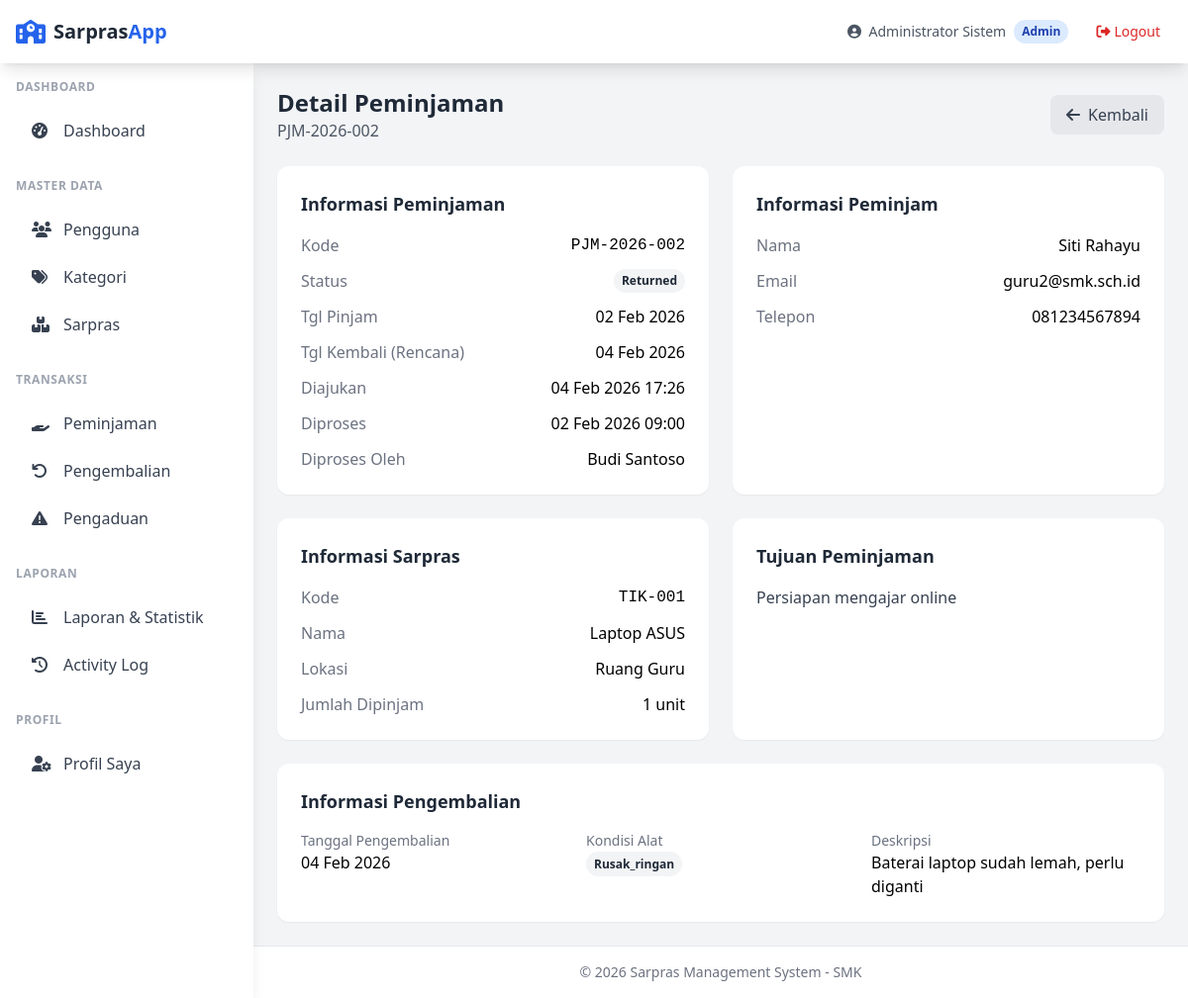
The page /admin/peminjaman/view.php?id=2 (signed in) on the database its author committed.
### tables this page shows
CREATE TABLE peminjaman (
    id INT AUTO_INCREMENT PRIMARY KEY,
    kode_peminjaman VARCHAR(50) NOT NULL UNIQUE,
    user_id INT NOT NULL,
    sarpras_id INT NOT NULL,
    jumlah INT NOT NULL DEFAULT 1,
    tgl_pinjam DATE NOT NULL,
    tgl_kembali_rencana DATE NOT NULL,
    tgl_kembali_aktual DATE,
    tujuan TEXT,
    status ENUM('pending', 'approved', 'rejected', 'active', 'returned', 'overdue') DEFAULT 'pending',
    catatan_admin TEXT,
    approved_by INT,
    approved_at TIMESTAMP NULL,
    created_at TIMESTAMP DEFAULT CURRENT_TIMESTAMP,
    updated_at TIMESTAMP DEFAULT CURRENT_TIMESTAMP ON UPDATE CURRENT_TIMESTAMP,
    FOREIGN KEY (user_id) REFERENCES users(id) ON DELETE RESTRICT,
    FOREIGN KEY (sarpras_id) REFERENCES sarpras(id) ON DELETE RESTRICT,
    FOREIGN KEY (approved_by) REFERENCES users(id) ON DELETE SET NULL
);

CREATE TABLE users (
    id INT AUTO_INCREMENT PRIMARY KEY,
    username VARCHAR(50) NOT NULL UNIQUE,
    password VARCHAR(255) NOT NULL,
    email VARCHAR(100),
    nama_lengkap VARCHAR(100) NOT NULL,
    role ENUM('admin', 'petugas', 'user') NOT NULL DEFAULT 'user',
    phone VARCHAR(20),
    created_at TIMESTAMP DEFAULT CURRENT_TIMESTAMP,
    updated_at TIMESTAMP DEFAULT CURRENT_TIMESTAMP ON UPDATE CURRENT_TIMESTAMP
);

CREATE TABLE sarpras (
    id INT AUTO_INCREMENT PRIMARY KEY,
    kode VARCHAR(50) NOT NULL UNIQUE,
    nama VARCHAR(150) NOT NULL,
    kategori_id INT NOT NULL,
    lokasi VARCHAR(100),
    deskripsi TEXT,
    jumlah_stok INT NOT NULL DEFAULT 0,
    kondisi ENUM('baik', 'rusak_ringan', 'rusak_berat') DEFAULT 'baik',
    foto VARCHAR(255),
    created_at TIMESTAMP DEFAULT CURRENT_TIMESTAMP,
    updated_at TIMESTAMP DEFAULT CURRENT_TIMESTAMP ON UPDATE CURRENT_TIMESTAMP,
    FOREIGN KEY (kategori_id) REFERENCES kategori_sarpras(id) ON DELETE RESTRICT
);

CREATE TABLE pengembalian (
    id INT AUTO_INCREMENT PRIMARY KEY,
    peminjaman_id INT NOT NULL,
    tgl_pengembalian DATE NOT NULL,
    kondisi_alat ENUM('baik', 'rusak_ringan', 'rusak_berat', 'hilang') NOT NULL,
    deskripsi_kerusakan TEXT,
    foto_pengembalian VARCHAR(255),
    catatan_petugas TEXT,
    processed_by INT,
    created_at TIMESTAMP DEFAULT CURRENT_TIMESTAMP,
    FOREIGN KEY (peminjaman_id) REFERENCES peminjaman(id) ON DELETE RESTRICT,
    FOREIGN KEY (processed_by) REFERENCES users(id) ON DELETE SET NULL
);

### config/database.php (called while the page is built, shortened)
<?php
function getConnection() {
    static $pdo = null;
    if ($pdo === null) {
        try {
            $dsn = "mysql:host=" . DB_HOST . ";dbname=" . DB_NAME . ";charset=" . DB_CHARSET;
            $options = [
                PDO::ATTR_ERRMODE => PDO::ERRMODE_EXCEPTION,
                PDO::ATTR_DEFAULT_FETCH_MODE => PDO::FETCH_ASSOC,
                PDO::ATTR_EMULATE_PREPARES => false,
            ];
            $pdo = new PDO($dsn, DB_USER, DB_PASS, $options);
        } catch (PDOException $e) {
            die("Database connection failed: " . $e->getMessage());
        }
    }
    return $pdo;
}
function query($sql, $params = []) {
    $pdo = getConnection();
    $stmt = $pdo->prepare($sql);
    $stmt->execute($params);
    return $stmt;
}
function fetch($sql, $params = []) {
    return query($sql, $params)->fetch();
}

### admin/peminjaman/view.php (the view, shortened to what this page needs)
<?php
require_once __DIR__ . '/../../includes/functions.php';
$id = intval($_GET['id'] ?? 0);
$peminjaman = fetch("
    SELECT p.*, u.nama_lengkap, u.email, u.phone,
           s.nama as sarpras_nama, s.kode as sarpras_kode, s.lokasi as sarpras_lokasi,
           a.nama_lengkap as approved_by_name
    FROM peminjaman p
    JOIN users u ON p.user_id = u.id
    JOIN sarpras s ON p.sarpras_id = s.id
    LEFT JOIN users a ON p.approved_by = a.id
    WHERE p.id = ?
", [$id]);
$pengembalian = fetch("SELECT * FROM pengembalian WHERE peminjaman_id = ?", [$id]);
require_once __DIR__ . '/../../includes/header.php';
?>
<div class="max-w-4xl mx-auto space-y-6">
    <div class="flex items-center justify-between">
        <div>
            <h1 class="text-2xl font-bold text-gray-800">Detail Peminjaman</h1>
            <p class="text-gray-600"><?= e($peminjaman['kode_peminjaman']) ?></p>
        </div>
        <div class="flex gap-2">
            <a href="index.php" class="inline-flex items-center px-4 py-2 bg-gray-200 text-gray-700 rounded-lg hover:bg-gray-300 transition">
                <i class="fas fa-arrow-left mr-2"></i>Kembali
            </a>
        </div>
    </div>
    <div class="grid grid-cols-1 lg:grid-cols-2 gap-6">
        <div class="bg-white rounded-xl shadow-sm p-6">
            <h2 class="text-lg font-semibold text-gray-800 mb-4">Informasi Peminjaman</h2>
            <div class="space-y-3">
                <div class="flex justify-between">
                    <span class="text-gray-500">Kode</span>
                    <span class="font-mono font-medium"><?= e($peminjaman['kode_peminjaman']) ?></span>
                </div>
                <div class="flex justify-between">
                    <span class="text-gray-500">Status</span>
                    <?= getStatusBadge($peminjaman['status']) ?>
                </div>
                <div class="flex justify-between">
                    <span class="text-gray-500">Tgl Pinjam</span>
                    <span><?= formatDate($peminjaman['tgl_pinjam'], 'd M Y') ?></span>
                </div>
                <div class="flex justify-between">
                    <span class="text-gray-500">Tgl Kembali (Rencana)</span>
                    <span><?= formatDate($peminjaman['tgl_kembali_rencana'], 'd M Y') ?></span>
                </div>
                <div class="flex justify-between">
                    <span class="text-gray-500">Diajukan</span>
                    <span><?= formatDateTime($peminjaman['created_at']) ?></span>
                </div>
                <?php if ($peminjaman['approved_at']): ?>
                    <div class="flex justify-between">
                        <span class="text-gray-500">Diproses</span>
                        <span><?= formatDateTime($peminjaman['approved_at']) ?></span>
                    </div>
                    <div class="flex justify-between">
                        <span class="text-gray-500">Diproses Oleh</span>
                        <span><?= e($peminjaman['approved_by_name'] ?? '-') ?></span>
                    </div>
                <?php endif; ?>
            </div>
        </div>
        <div class="bg-white rounded-xl shadow-sm p-6">
            <h2 class="text-lg font-semibold text-gray-800 mb-4">Informasi Peminjam</h2>
            <div class="space-y-3">
                <div class="flex justify-between">
                    <span class="text-gray-500">Nama</span>
                    <span class="font-medium"><?= e($peminjaman['nama_lengkap']) ?></span>
                </div>
                <div class="flex justify-between">
                    <span class="text-gray-500">Email</span>
                    <span><?= e($peminjaman['email'] ?? '-') ?></span>
                </div>
                <div class="flex justify-between">
                    <span class="text-gray-500">Telepon</span>
                    <span><?= e($peminjaman['phone'] ?? '-') ?></span>
                </div>
            </div>
        </div>
        <div class="bg-white rounded-xl shadow-sm p-6">
            <h2 class="text-lg font-semibold text-gray-800 mb-4">Informasi Sarpras</h2>
            <div class="space-y-3">
                <div class="flex justify-between">
                    <span class="text-gray-500">Kode</span>
                    <span class="font-mono"><?= e($peminjaman['sarpras_kode']) ?></span>
                </div>
                <div class="flex justify-between">
                    <span class="text-gray-500">Nama</span>
                    <span class="font-medium"><?= e($peminjaman['sarpras_nama']) ?></span>
                </div>
                <div class="flex justify-between">
                    <span class="text-gray-500">Lokasi</span>
                    <span><?= e($peminjaman['sarpras_lokasi'] ?? '-') ?></span>
                </div>
                <div class="flex justify-between">
                    <span class="text-gray-500">Jumlah Dipinjam</span>
                    <span class="font-medium"><?= $peminjaman['jumlah'] ?> unit</span>
                </div>
            </div>
        </div>
        <div class="bg-white rounded-xl shadow-sm p-6">
            <h2 class="text-lg font-semibold text-gray-800 mb-4">Tujuan Peminjaman</h2>
            <p class="text-gray-700"><?= e($peminjaman['tujuan'] ?? 'Tidak ada keterangan') ?></p>
        </div>
    </div>
    <?php if ($pengembalian): ?>
        <div class="bg-white rounded-xl shadow-sm p-6">
            <h2 class="text-lg font-semibold text-gray-800 mb-4">Informasi Pengembalian</h2>
            <div class="grid grid-cols-1 md:grid-cols-3 gap-4">
                <div>
                    <p class="text-sm text-gray-500">Tanggal Pengembalian</p>
                    <p class="font-medium"><?= formatDate($pengembalian['tgl_pengembalian'], 'd M Y') ?></p>
                </div>
                <div>
                    <p class="text-sm text-gray-500">Kondisi Alat</p>
                    <?= getConditionBadge($pengembalian['kondisi_alat']) ?>
                </div>
                <div>
                    <p class="text-sm text-gray-500">Deskripsi</p>
                    <p class="font-medium"><?= e($pengembalian['deskripsi_kerusakan'] ?? '-') ?></p>
                </div>
            </div>
        </div>
    <?php endif; ?>
</div>
<?php require_once __DIR__ . '/../../includes/footer.php'; ?>

### includes/functions.php (shortened to what this page needs)
<?php
function e($string)
{
    return htmlspecialchars($string ?? '', ENT_QUOTES, 'UTF-8');
}
function formatDate($date, $format = 'd M Y')
{
    return date($format, strtotime($date));
}
function formatDateTime($datetime, $format = 'd M Y H:i')
{
    return date($format, strtotime($datetime));
}
function getStatusBadge($status)
{
    $badges = [
        'pending' => '<span class="px-2 py-1 text-xs font-semibold rounded-full bg-yellow-100 text-yellow-800">Menunggu</span>',
        'approved' => '<span class="px-2 py-1 text-xs font-semibold rounded-full bg-blue-100 text-blue-800">Disetujui</span>',
        'rejected' => '<span class="px-2 py-1 text-xs font-semibold rounded-full bg-red-100 text-red-800">Ditolak</span>',
        'active' => '<span class="px-2 py-1 text-xs font-semibold rounded-full bg-green-100 text-green-800">Aktif</span>',
        'returned' => '<span class="px-2 py-1 text-xs font-semibold rounded-full bg-gray-100 text-gray-800">Dikembalikan</span>',
        'overdue' => '<span class="px-2 py-1 text-xs font-semibold rounded-full bg-red-100 text-red-800">Terlambat</span>',
        'proses' => '<span class="px-2 py-1 text-xs font-semibold rounded-full bg-blue-100 text-blue-800">Diproses</span>',
        'selesai' => '<span class="px-2 py-1 text-xs font-semibold rounded-full bg-green-100 text-green-800">Selesai</span>',
        'ditutup' => '<span class="px-2 py-1 text-xs font-semibold rounded-full bg-gray-100 text-gray-800">Ditutup</span>',
    ];
    return $badges[$status] ?? '<span class="px-2 py-1 text-xs font-semibold rounded-full bg-gray-100 text-gray-800">' . ucfirst($status) . '</span>';
}
function getConditionBadge($kondisi)
{
    $badges = [
        'baik' => '<span class="px-2 py-1 text-xs font-semibold rounded-full bg-green-100 text-green-800">Baik</span>',
        'rusak_ringan' => '<span class="px-2 py-1 text-xs font-semibold rounded-full bg-yellow-100 text-yellow-800">Rusak Ringan</span>',
        'rusak_berat' => '<span class="px-2 py-1 text-xs font-semibold rounded-full bg-red-100 text-red-800">Rusak Berat</span>',
        'hilang' => '<span class="px-2 py-1 text-xs font-semibold rounded-full bg-gray-800 text-white">Hilang</span>',
    ];
    return $badges[$kondisi] ?? '<span class="px-2 py-1 text-xs font-semibold rounded-full bg-gray-100 text-gray-800">' . ucfirst($kondisi) . '</span>';
}

### rows shown on the page
peminjaman: kode_peminjaman "PJM-2026-002", status "Returned", tgl_pinjam "02 Feb 2026", tgl_kembali_rencana "04 Feb 2026", created_at "04 Feb 2026 17:26", approved_at "02 Feb 2026 09:00", approved_by.nama_lengkap "Budi Santoso", user.nama_lengkap "Siti Rahayu", user.email "guru2@smk.sch.id", user.phone "081234567894", sarpras.kode "TIK-001", sarpras.nama "Laptop ASUS", sarpras.lokasi "Ruang Guru", jumlah "1", tujuan "Persiapan mengajar online"
pengembalian: tgl_pengembalian "04 Feb 2026", kondisi_alat "Rusak_ringan", deskripsi_kerusakan "Baterai laptop sudah lemah, perlu diganti"

### other values the page prints
$currentUser['nama_lengkap'] "Administrator Sistem"
$currentRole "Admin"
